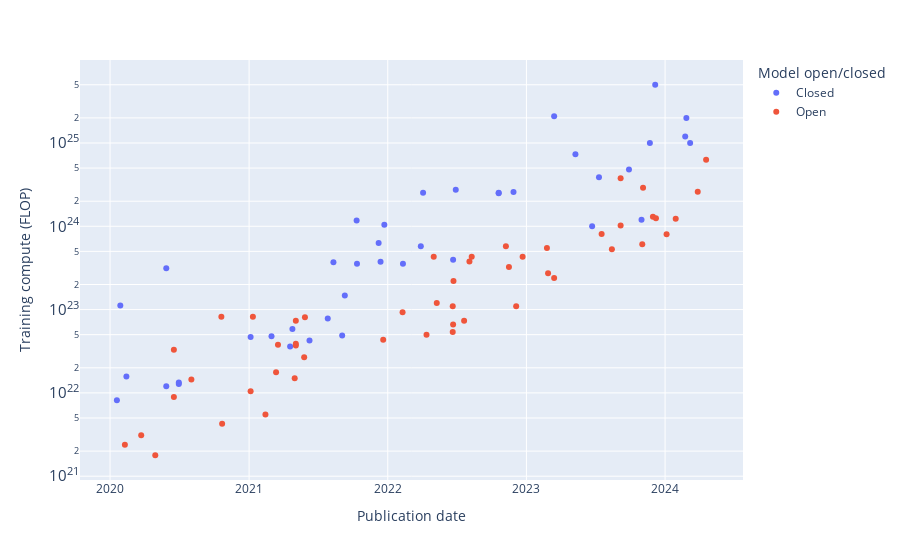

The notebook cell this image was saved under:
### Code cell
fig = px.scatter(
    # access_df,
    # access_df.loc[access_df_recent['System'].isin(selected_systems)],
    access_df_recent,
    x='Publication date',
    y='Training compute (FLOP)',
    color='Model open/closed',
    hover_data=['System'],
    log_y=True,
)

save_plot(fig, results_dir, f'training_compute_by_open_closed {analysis_start_year}')

fig.show()

### Figure 1 — Plotly figure (JSON) as saved in the notebook; plotly's stock layout.template omitted (floating-point values rounded to 4 significant figures)
{"data": [{"customdata": [["ContextNet + Noisy Student"], ["Meena"], ["Turing-NLG"], ["GPT-3 175B (davinci)"], ["GPT3-6.7B (rerun of original)"], ["GShard (dense)"], ["GShard (600B)"], ["DALL-E"], ["Meta Pseudo Labels"], ["PLUG"], ["PanGu-α"], ["CoAtNet"], ["GOAT"], ["Jurassic-1-Jumbo"], ["FLAN 137B"], ["HyperCLOVA 82B"], ["Megatron-Turing NLG 530B"], ["Yuan 1.0"], ["Gopher (280B)"], ["GLaM"], ["ERNIE 3.0 Titan"], ["LaMDA"], ["Chinchilla"], ["PaLM (540B)"], ["Parti"], ["Minerva (540B)"], ["U-PaLM (540B)"], ["Flan-PaLM 540B"], ["GPT-3.5 (text-davinci-003)"], ["GPT-4"], ["PaLM 2"], ["Inflection-1"], ["Claude 2"], ["Amazon Titan"], ["Mi:dm 200B"], ["Inflection-2"], ["Gemini 1.0 Ultra"], ["MegaScale (Production)"], ["Mistral Large"], ["Inflection-2.5"]], "hovertemplate": "Model open/closed=Closed<br>Publication date=%{x}<br>Training compute (FLOP)=%{y}<br>System=%{customdata[0]}<extra></extra>", "legendgroup": "Closed", "marker": {"color": "#636efa", "symbol": "circle"}, "mode": "markers", "name": "Closed", "orientation": "v", "showlegend": true, "type": "scatter", "x": ["2020-01-19", "2020-01-28", "2020-02-13", "2020-05-28", "2020-05-28", "2020-06-30", "2020-06-30", "2021-01-05", "2021-03-01", "2021-04-19", "2021-04-25", "2021-06-09", "2021-07-27", "2021-08-11", "2021-09-03", "2021-09-10", "2021-10-11", "2021-10-12", "2021-12-08", "2021-12-13", "2021-12-23", "2022-02-10", "2022-03-29", "2022-04-04", "2022-06-22", "2022-06-29", "2022-10-20", "2022-10-20", "2022-11-28", "2023-03-15", "2023-05-10", "2023-06-23", "2023-07-11", "2023-09-28", "2023-10-31", "2023-11-22", "2023-12-06", "2024-02-23", "2024-02-26", "2024-03-07"], "xaxis": "x", "y": [8.16e+21, 1.12e+23, 1.57e+22, 3.14e+23, 1.2e+22, 1.28e+22, 1.33e+22, 4.7e+22, 4.79e+22, 3.6e+22, 5.83e+22, 4.27e+22, 7.8e+22, 3.7e+23, 4.896e+22, 1.476e+23, 1.17e+24, 3.538e+23, 6.31e+23, 3.74e+23, 1.042e+24, 3.55e+23, 5.76e+23, 2.527e+24, 3.963e+23, 2.742e+24, 2.53e+24, 2.5e+24, 2.578e+24, 2.1e+25, 7.34e+24, 1e+24, 3.866e+24, 4.8e+24, 1.2e+24, 1.001e+25, 5e+25, 1.2e+25, 2e+25, 1e+25], "yaxis": "y"}, {"customdata": [["ALBERT-xxlarge"], ["ELECTRA"], ["Once for All"], ["iGPT-XL"], ["iGPT-L"], ["mBART-50"], ["mT5-XXL"], ["ViT-Huge/14"], ["CLIP (ViT L/14@336px)"], ["Switch"], ["MSA Transformer"], ["ResNet-RS"], ["GLM-10B"], ["GPT-J-6B"], ["ProtT5-XXL"], ["ProtT5-XXL-BFD"], ["ProtBERT-BFD"], ["CogView"], ["ByT5-XXL"], ["XGLM-7.5B"], ["GPT-NeoX-20B"], ["Stable Diffusion (LDM-KL-8-G)"], ["OPT-175B"], ["UL2"], ["OPT-66B"], ["OPT-30B"], ["CodeGeeX"], ["YaLM"], ["ESM2-15B"], ["GLM-130B"], ["BlenderBot 3"], ["BLOOM-176B"], ["Galactica"], ["Whisper v2"], ["OPT-IML (175B)"], ["LLaMA-65B"], ["LLaMA-33B"], ["Falcon-40B"], ["Llama 2-70B"], ["Code Llama-34B"], ["Falcon-180B"], ["TigerBot-70B"], ["Yi-34B"], ["Grok-1"], ["Qwen-72B"], ["XVERSE-65B-2"], ["DeepSeek LLM 67B"], ["Code Llama-70B"], ["DBRX"], ["Llama 3-70B"]], "hovertemplate": "Model open/closed=Open<br>Publication date=%{x}<br>Training compute (FLOP)=%{y}<br>System=%{customdata[0]}<extra></extra>", "legendgroup": "Open", "marker": {"color": "#EF553B", "symbol": "circle"}, "mode": "markers", "name": "Open", "orientation": "v", "showlegend": true, "type": "scatter", "x": ["2020-02-09", "2020-03-23", "2020-04-29", "2020-06-17", "2020-06-17", "2020-08-02", "2020-10-20", "2020-10-22", "2021-01-05", "2021-01-11", "2021-02-13", "2021-03-13", "2021-03-18", "2021-05-01", "2021-05-04", "2021-05-04", "2021-05-04", "2021-05-26", "2021-05-28", "2021-12-20", "2022-02-09", "2022-04-13", "2022-05-02", "2022-05-10", "2022-06-21", "2022-06-21", "2022-06-22", "2022-06-23", "2022-07-21", "2022-08-04", "2022-08-10", "2022-11-08", "2022-11-16", "2022-12-05", "2022-12-22", "2023-02-24", "2023-02-27", "2023-03-15", "2023-07-18", "2023-08-14", "2023-09-06", "2023-09-06", "2023-11-02", "2023-11-04", "2023-11-30", "2023-12-08", "2024-01-05", "2024-01-29", "2024-03-27", "2024-04-18"], "xaxis": "x", "y": [2.39e+21, 3.1e+21, 1.784e+21, 3.3e+22, 8.91e+21, 1.452e+22, 8.2e+22, 4.262e+21, 1.05e+22, 8.22e+22, 5.49e+21, 1.763e+22, 3.79e+22, 1.5e+22, 7.37e+22, 3.7e+22, 3.9e+22, 2.68e+22, 8.1e+22, 4.348e+22, 9.316e+22, 5e+22, 4.3e+23, 1.2e+23, 1.1e+23, 5.4e+22, 6.63e+22, 2.2e+23, 7.35e+22, 3.778e+23, 4.3e+23, 5.77e+23, 3.24e+23, 1.1e+23, 4.3e+23, 5.5e+23, 2.73e+23, 2.4e+23, 8.1e+23, 5.3e+23, 3.76e+24, 1.02e+24, 6.1e+23, 2.9e+24, 1.3e+24, 1.248e+24, 8.04e+23, 1.23e+24, 2.6e+24, 6.3e+24], "yaxis": "y"}], "layout": {"legend": {"title": {"text": "Model open/closed"}, "tracegroupgap": 0}, "margin": {"t": 60}, "xaxis": {"anchor": "y", "domain": [0, 1], "title": {"text": "Publication date"}}, "yaxis": {"anchor": "x", "domain": [0, 1], "title": {"text": "Training compute (FLOP)"}, "type": "log"}}}
